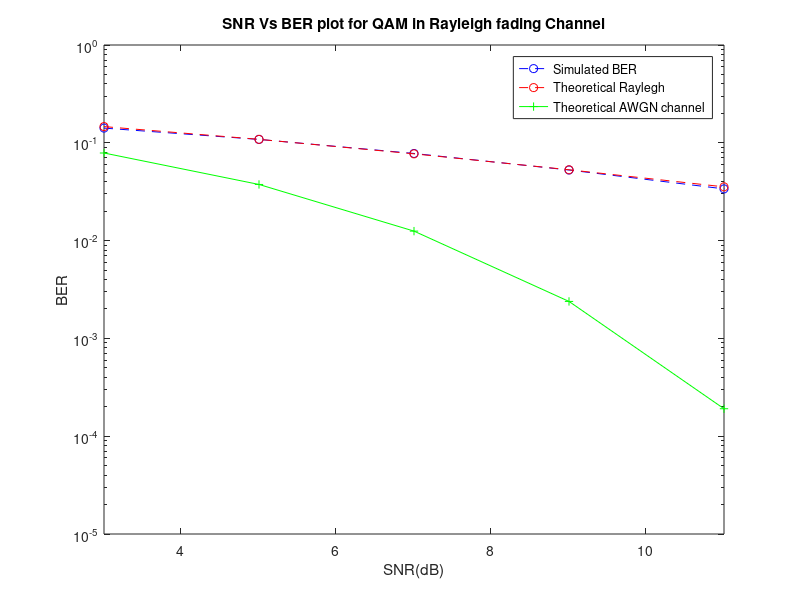
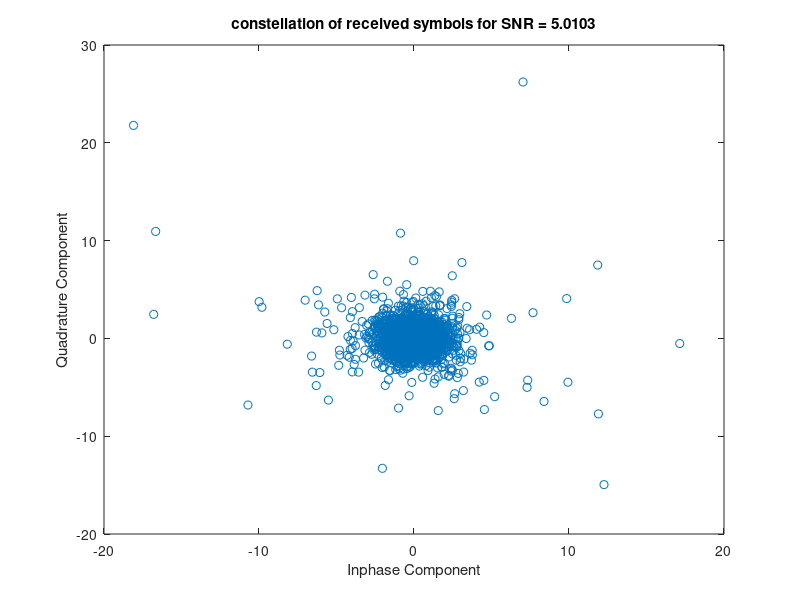
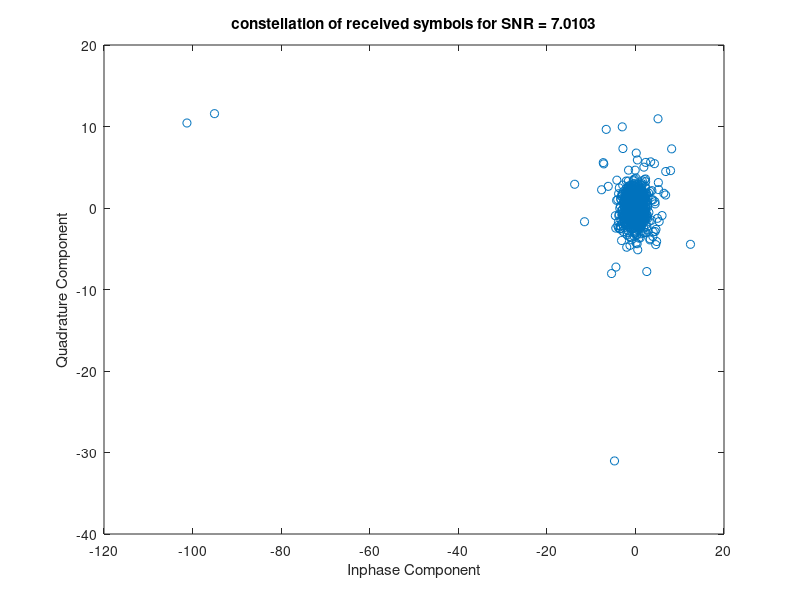
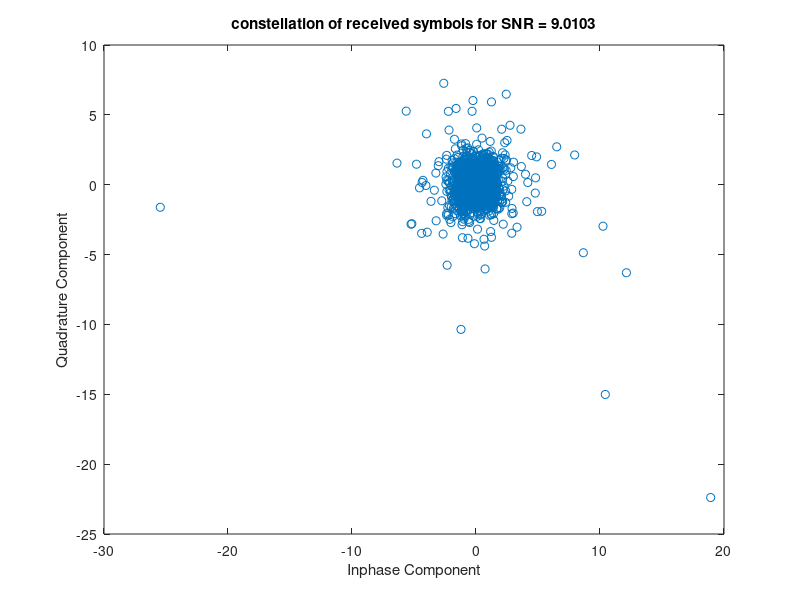

Recreate these plots in MATLAB, in order.
clear all;
close all;
format long;
% Frame Length
bit_count = 10000;
% Range of SNR over which to simulate 
Eb_No = 0: 2: 14;
% Convert Eb/No values to channel SNR
% Consult BERNARD SKLAR'S book 'Digital Communications'
SNR = Eb_No + 10*log10(2);
% Start the main calculation loop
for aa = 1: 1: length(SNR)
    
    % Initiate variables
    T_Errors = 0;
    T_bits = 0;
    
    % Keep going until you get 100 errors
    while T_Errors < 100
    
        % Generate some information bits
        uncoded_bits  = round(rand(1,bit_count));
        
        % Split the stream into two streams, for Quadrature Carriers
        B1 = uncoded_bits(1:2:end);
        B2 = uncoded_bits(2:2:end);
        
        % QPSK modulator set to pi/4 radians constellation
        % If you want to change the constellation angles
        % just change the angles. (Gray Coding)
        qpsk_sig = ((B1==0).*(B2==0)*(exp(i*pi/4))+(B1==0).*(B2==1)...
            *(exp(3*i*pi/4))+(B1==1).*(B2==1)*(exp(5*i*pi/4))...
            +(B1==1).*(B2==0)*(exp(7*i*pi/4))); 
        
        % Variance = 0.5 - Tracks theoritical PDF closely
        ray = sqrt(0.5*((randn(1,length(qpsk_sig))).^2+(randn(1,length(qpsk_sig))).^2));
        
        % Include The Multipath
        rx = qpsk_sig.*ray;
        
        % Noise variance
        N0 = 1/10^(SNR(aa)/10);
        
        % Send over Gaussian Link to the receiver
        rx = rx + sqrt(N0/2)*(randn(1,length(qpsk_sig))+i*randn(1,length(qpsk_sig)));
        
%---------------------------------------------------------------
        
        % Equaliser
        rx = rx./ray;
        % QPSK demodulator at the Receiver
        B4 = (real(rx)<0);
        B3 = (imag(rx)<0);
        
        uncoded_bits_rx = zeros(1,2*length(rx));
        uncoded_bits_rx(1:2:end) = B3;
        uncoded_bits_rx(2:2:end) = B4;
    
        % Calculate Bit Errors
        diff = uncoded_bits - uncoded_bits_rx;
        T_Errors = T_Errors + sum(abs(diff));
        T_bits = T_bits + length(uncoded_bits);
        
    end
    % Received data constellation
    figure; clf;
    plot(real(rx),imag(rx),'o');  % Scatter Plot
    title(['constellation of received symbols for SNR = ', num2str(SNR(aa))]); 
    xlabel('Inphase Component'); ylabel('Quadrature Component');
    % Calculate Bit Error Rate
    BER(aa) = T_Errors / T_bits;
    disp(sprintf('bit error probability = %f',BER(aa)));
end
  
%------------------------------------------------------------
% Finally plot the BER Vs. SNR(dB) Curve on logarithmic scale 
% BER through Simulation
figure(1);
semilogy(SNR,BER,'o--b');
hold on;
xlabel('SNR(dB)');
ylabel('BER');
title('SNR Vs BER plot for QAM in Rayleigh fading Channel');
% Rayleigh Theoretical BER
figure(1);
EbN0Lin = 10.^(Eb_No/10);
theoryBerRay = 0.5.*(1-sqrt(EbN0Lin./(EbN0Lin+1)));
semilogy(SNR,theoryBerRay, 'r--o');
% Theoretical BER
figure(1);
theoryBerAWGN = 0.5*erfc(sqrt(10.^(Eb_No/10)));
semilogy(SNR,theoryBerAWGN,'g-+');
legend('Simulated BER', 'Theoretical Raylegh', 'Theoretical AWGN channel');
axis([SNR(1,1) SNR(end-3) 0.00001 1]);